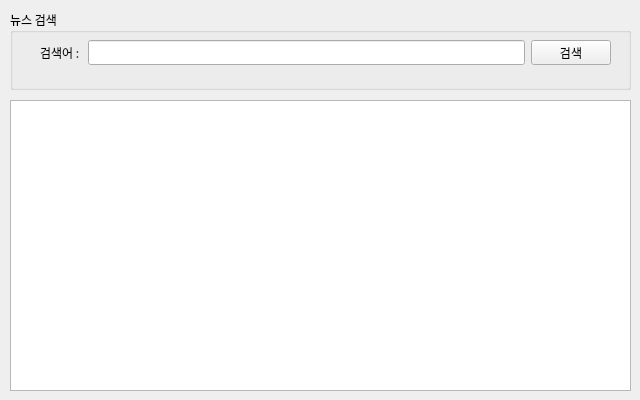
<?xml version="1.0" encoding="UTF-8"?>
<ui version="4.0">
 <class>FrmMain</class>
 <widget class="QWidget" name="FrmMain">
  <property name="geometry">
   <rect>
    <x>0</x>
    <y>0</y>
    <width>640</width>
    <height>400</height>
   </rect>
  </property>
  <property name="sizePolicy">
   <sizepolicy hsizetype="Fixed" vsizetype="Fixed">
    <horstretch>0</horstretch>
    <verstretch>0</verstretch>
   </sizepolicy>
  </property>
  <property name="minimumSize">
   <size>
    <width>640</width>
    <height>400</height>
   </size>
  </property>
  <property name="maximumSize">
   <size>
    <width>680</width>
    <height>400</height>
   </size>
  </property>
  <property name="font">
   <font>
    <family>나눔고딕</family>
   </font>
  </property>
  <property name="windowTitle">
   <string>네이버API 뉴스검색앱</string>
  </property>
  <widget class="QWidget" name="verticalLayoutWidget">
   <property name="geometry">
    <rect>
     <x>10</x>
     <y>10</y>
     <width>621</width>
     <height>80</height>
    </rect>
   </property>
   <layout class="QVBoxLayout" name="searchLayout">
    <item>
     <widget class="QGroupBox" name="groupBox">
      <property name="title">
       <string>뉴스 검색</string>
      </property>
      <widget class="QWidget" name="">
       <property name="geometry">
        <rect>
         <x>30</x>
         <y>30</y>
         <width>571</width>
         <height>25</height>
        </rect>
       </property>
       <layout class="QHBoxLayout" name="horizontalLayout">
        <item>
         <widget class="QLabel" name="label">
          <property name="text">
           <string>검색어 : </string>
          </property>
         </widget>
        </item>
        <item>
         <widget class="QLineEdit" name="txtSearch"/>
        </item>
        <item>
         <widget class="QPushButton" name="btnSearch">
          <property name="text">
           <string>검색</string>
          </property>
         </widget>
        </item>
       </layout>
      </widget>
     </widget>
    </item>
   </layout>
  </widget>
  <widget class="QWidget" name="verticalLayoutWidget_2">
   <property name="geometry">
    <rect>
     <x>10</x>
     <y>100</y>
     <width>621</width>
     <height>291</height>
    </rect>
   </property>
   <layout class="QVBoxLayout" name="resultLayout">
    <property name="spacing">
     <number>6</number>
    </property>
    <item>
     <widget class="QListView" name="lsvResult"/>
    </item>
   </layout>
  </widget>
 </widget>
 <resources/>
 <connections/>
</ui>
